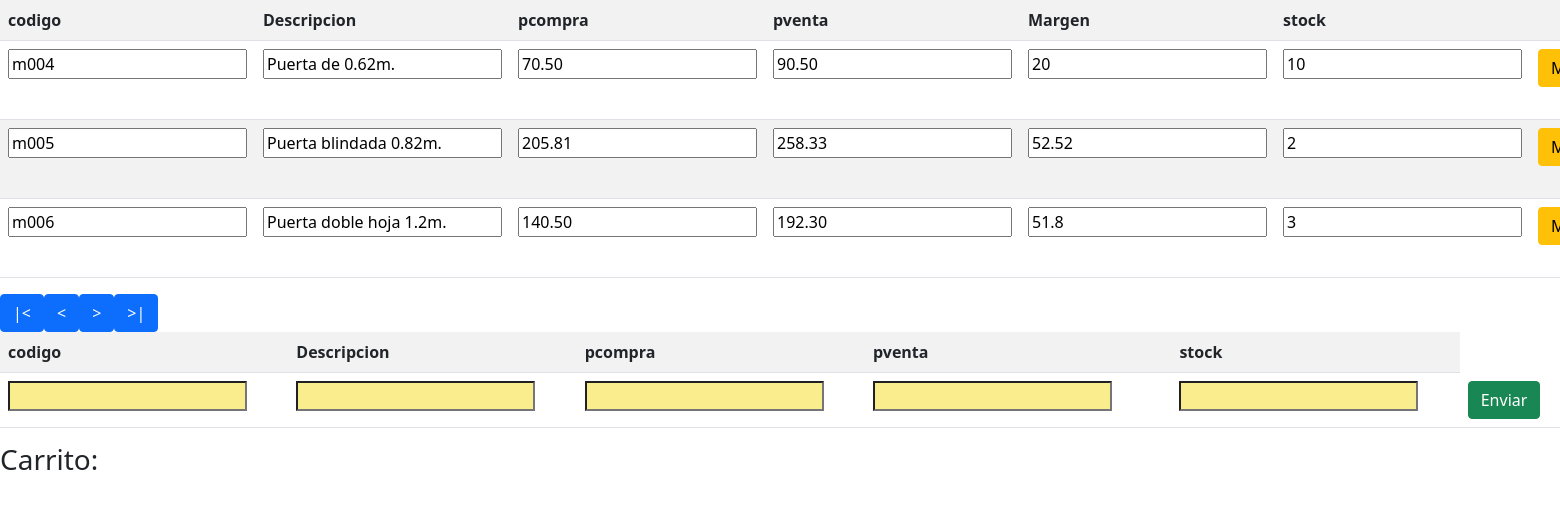
The page /SegundoTrimestre/Tema05/Ejercicio3_4/Controlador/gestor_prods.php?pag=2 on the database its author committed.
### tables this page shows
CREATE TABLE producto (
  codigo VARCHAR(4),
  descripcion VARCHAR(40) NOT NULL,
  pcompra DECIMAL(7,2) NOT NULL,
  pventa DECIMAL(7,2) NOT NULL,
  stock INT NOT NULL,
  PRIMARY KEY(codigo)
);

### SegundoTrimestre/Tema05/Ejercicio3_4/Controlador/gestor_prods.php (called while the page is built, shortened)
<?php
    require_once("../Modelo/ModeloProducto.php");
    $pagActual=1; $tamPag=10;
    if(isset($_GET['pag'])){
        $pagActual = intval($_GET['pag']);
    }
    $numTotalPags = ceil(ModeloProducto::cantidadProductos()/$tamPag);
    $listaProductos = ModeloProducto::listaProductos($pagActual, $tamPag);
    require_once("../Vista/vistaProducto.php");
?>

### SegundoTrimestre/Tema05/Ejercicio3_4/Modelo/ModeloProducto.php (called while the page is built, shortened)
<?php
class ModeloProducto{
    private static PDO $conexion;
    public static function consulta(string $sql){
        try{
            [$host, $user, $pwd, $db] = ["localhost", "gestisimal", "gestisimal2021", "gestisimal"];
            self::$conexion = new PDO("mysql:host=$host;dbname=$db;charset=utf8", $user, $pwd);
            self::$conexion->setAttribute(PDO::ATTR_ERRMODE, PDO::ERRMODE_EXCEPTION);
            if(strpos(strtoupper(trim($sql)), "SELECT")>= 0){
                $resultado = self::$conexion->query($sql);
            }else{
                $resultado = self::$conexion->exec($sql);
            }
            return $resultado;
        }catch(PDOException $exception){
            exit("<br/>Error: ".$ex->getMessage() . "<br/>");
        }
    }
    public static function cantidadProductos():int{
        $res=ModeloProducto::consulta("SELECT COUNT(*) As cantidadProductos from producto");
        $count = $res->fetch(PDO::FETCH_ASSOC);
        return intval($count['cantidadProductos']);
    }
    public static function listaProductos(int $numPag=1, int $tamPag=10):array{
        $comienzo = ($numPag-1)*$tamPag;
        $resultado = ModeloProducto::consulta("Select * from producto limit $comienzo, $tamPag");
        $listaProductos = [];
        while($p=$resultado->fetch(PDO::FETCH_ASSOC)){
            $listaProductos[]=$p;
        }
        return $listaProductos;
    }
}

### SegundoTrimestre/Tema05/Ejercicio3_4/Vista/vistaProducto.php (the view, shortened to what this page needs)
<?php
    require_once("../Modelo/ModeloProducto.php");
?>
<!doctype html>
<html lang="en">
  <head>
    <link rel="stylesheet" href="https://cdn.jsdelivr.net/npm/bootstrap@5.0.2/dist/css/bootstrap.min.css">
  </head>
  <body>
  <?php
        echo "<table  class='table table-striped'>";
        echo "<tr>";
        echo "<th>codigo</th>";
        echo "<th>Descripcion</th>";
        echo "<th>pcompra</th>";
        echo "<th>pventa</th>";
        echo "<th>Margen</th>";
        echo "<th colspan='6'>stock</th>";
        echo "</tr>";
        foreach ($listaProductos as $producto) {
            $codigo = $producto['codigo'];
            $descripcion = $producto['descripcion'];
            $pcompra = $producto['pcompra'];
            $pventa = $producto['pventa'];
            $stock = $producto['stock'];
            $margen = floatval($pventa) - floatval($pcompra);
            echo "<tr id='fila_$codigo'>";
            echo "<td><input type='text' name='codigo' value='$codigo' readonly='readonly'/></td>";
            echo "<td><input type='text' name='descripcion' value='$descripcion' readonly='readonly'/></td>";
            echo "<td><input type='number' name='pcompra' value='$pcompra' readonly='readonly'/></td>";
            echo "<td><input type='number' name='pventa' value='$pventa' readonly='readonly'/></td>";
            echo "<td><input type='number' name='margen' value='$margen' readonly='readonly'/></td>";
            echo "<td><input type='number' name='stock' value='$stock' readonly='readonly'/></td>";
            echo "<td><button id='modificar_$codigo' class='btn btn-warning' onClick='ModificarFila(\"". $codigo."\")'>Modificar</button></td>";
            echo "</tr>\n";
        }
        echo "</table>";
        echo "<a class='btn btn-primary' href='?pag=" , 1 , "'> |< </a>";
        echo "<a class='btn btn-primary' href='?pag=" , $pagActual-1 , "'> < </a>";
        echo "<a class='btn btn-primary' href='?pag=" , $pagActual+1 , "'> > </a>";
        echo "<a class='btn btn-primary' href='?pag=" , $numTotalPags, "'> >|</a>";
        echo "<br>";
        echo "<table class='table table-striped'>";
        echo "<tr>";
        echo "<th>codigo</th>";
        echo "<th>Descripcion</th>";
        echo "<th>pcompra</th>";
        echo "<th>pventa</th>";
        echo "<th></th>";
        echo "<th>stock</th>";
        echo "</tr>";
        echo "<tr id='insertar'>";
        echo "<td><input type='text' name='codigo' style='background-color:#faed8e;'/></td>";
        echo "<td><input type='text' name='descripcion' style='background-color:#faed8e;'/></td>";
        echo "<td><input type='text' name='pcompra' style='background-color:#faed8e;'/></td>";
        echo "<td><input type='number' name='pventa' style='background-color:#faed8e;'/></td>";
        echo "<td></td>";
        echo "<td><input type='number' name='stock' style='background-color:#faed8e;'/></td>";
        echo "<td><button class='btn btn-success' onClick='insertarFila()' >Enviar</button></td>";
        echo "</table>";
      ?>
      <h3>Carrito: </h3>
  </body>
</html>

### rows shown on the page
producto: codigo "m004", descripcion "Puerta de 0.62m.", pcompra "70.50", pventa "90.50", margen "20", stock "10"
producto: codigo "m005", descripcion "Puerta blindada 0.82m.", pcompra "205.81", pventa "258.33", margen "52.52", stock "2"
producto: codigo "m006", descripcion "Puerta doble hoja 1.2m.", pcompra "140.50", pventa "192.30", margen "51.8", stock "3"
